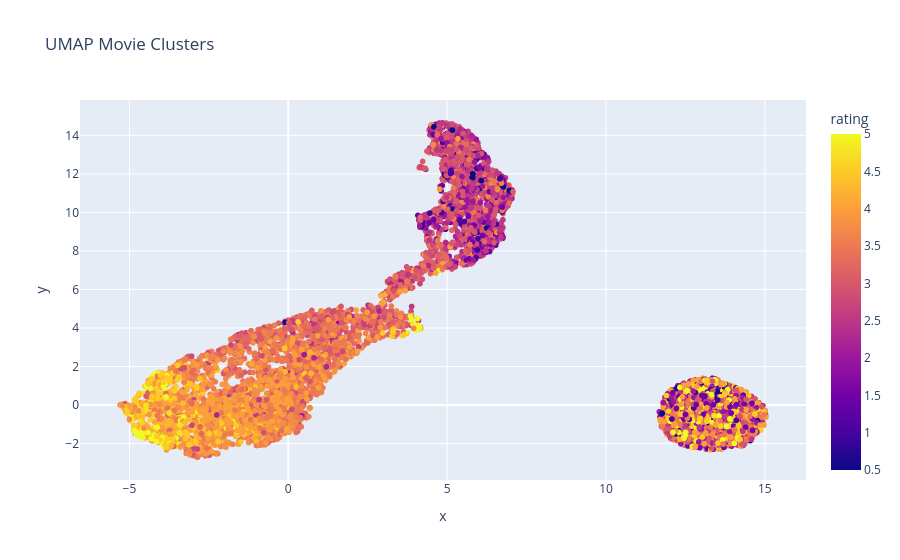

Notebook code cell kept with this figure:
### Code cell
ratings = load_csv('data/ratings.csv')

embeddings_2d = umap_model.fit_transform(movie_embeddings)

avg_ratings = ratings.groupby('movieId')['rating'].mean().reset_index()

movies_with_ratings = movies.merge(avg_ratings, on='movieId', how='left')

umap_df = pd.DataFrame({
    'x': embeddings_2d[:, 0],
    'y': embeddings_2d[:, 1],
    'genre': movies_with_ratings['genres'].str.split('|').str[0],
    'title': movies_with_ratings['title'],
    'rating': movies_with_ratings['rating']
})

fig = px.scatter(
    umap_df,
    x='x',
    y='y',
    color='rating',
    hover_data=['title'],
    title="UMAP Movie Clusters"
)

fig.show()

umap_df.to_csv(data_path("umap.csv"), index=False)

### Figure 1 — Plotly figure (JSON) as saved in the notebook; plotly's stock layout.template omitted (floating-point values rounded to 4 significant figures; data arrays with more than 128 entries replaced by an {"elided": "..."} marker saying what was removed)
{"data": [{"customdata": {"elided": "9742x1 str values"}, "hovertemplate": "x=%{x}<br>y=%{y}<br>title=%{customdata[0]}<br>rating=%{marker.color}<extra></extra>", "legendgroup": "", "marker": {"color": {"elided": "9742 float values"}, "coloraxis": "coloraxis", "symbol": "circle"}, "mode": "markers", "name": "", "showlegend": false, "type": "scattergl", "x": {"elided": "9742 float values"}, "xaxis": "x", "y": {"elided": "9742 float values"}, "yaxis": "y"}], "layout": {"coloraxis": {"colorbar": {"title": {"text": "rating"}}, "colorscale": [[0, "#0d0887"], [0.1111, "#46039f"], [0.2222, "#7201a8"], [0.3333, "#9c179e"], [0.4444, "#bd3786"], [0.5556, "#d8576b"], [0.6667, "#ed7953"], [0.7778, "#fb9f3a"], [0.8889, "#fdca26"], [1, "#f0f921"]]}, "legend": {"tracegroupgap": 0}, "title": {"text": "UMAP Movie Clusters"}, "xaxis": {"anchor": "y", "domain": [0, 1], "title": {"text": "x"}}, "yaxis": {"anchor": "x", "domain": [0, 1], "title": {"text": "y"}}}}
